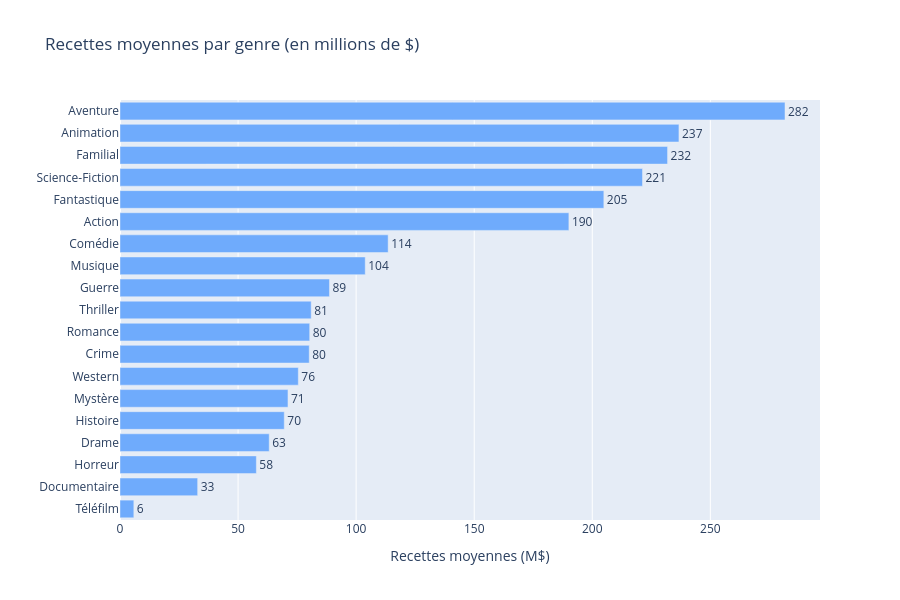

Write notebook code for a chart like this one.
### Markdown cell above
### *Recettes moyennes par genre*

### Code cell
fig = px.bar(
    genres.sort_values("recettes_M"),
    x="recettes_M", y="genre", orientation="h",
    title="Recettes moyennes par genre (en millions de $)",
    labels={"recettes_M": "Recettes moyennes (M$)", "genre": ""},
    text=genres.sort_values("recettes_M")["recettes_M"].round(0),color_discrete_sequence=["#6FABFC"]
)
fig.update_layout(height=600)
fig.update_traces(textposition="outside")
fig.show()

### Figure 1 — Plotly figure (JSON) as saved in the notebook; plotly's stock layout.template omitted (floating-point values rounded to 4 significant figures)
{"data": [{"hovertemplate": "Recettes moyennes (M$)=%{x}<br>=%{y}<br>text=%{text}<extra></extra>", "legendgroup": "", "marker": {"color": "#6FABFC", "pattern": {"shape": ""}}, "name": "", "orientation": "h", "showlegend": false, "text": [6.0, 33.0, 58.0, 63.0, 70.0, 71.0, 76.0, 80.0, 80.0, 81.0, 89.0, 104.0, 114.0, 190.0, 205.0, 221.0, 232.0, 237.0, 282.0], "textposition": "outside", "type": "bar", "x": [5.858, 32.89, 57.74, 63.19, 69.56, 71.13, 75.52, 80.14, 80.33, 80.96, 88.7, 103.9, 113.6, 190.1, 204.9, 221.3, 231.9, 236.7, 281.6], "xaxis": "x", "y": ["Téléfilm", "Documentaire", "Horreur", "Drame", "Histoire", "Mystère", "Western", "Crime", "Romance", "Thriller", "Guerre", "Musique", "Comédie", "Action", "Fantastique", "Science-Fiction", "Familial", "Animation", "Aventure"], "yaxis": "y"}], "layout": {"barmode": "relative", "height": 600, "legend": {"tracegroupgap": 0}, "title": {"text": "Recettes moyennes par genre (en millions de $)"}, "xaxis": {"anchor": "y", "domain": [0, 1], "title": {"text": "Recettes moyennes (M$)"}}, "yaxis": {"anchor": "x", "domain": [0, 1], "title": {"text": ""}}}}
